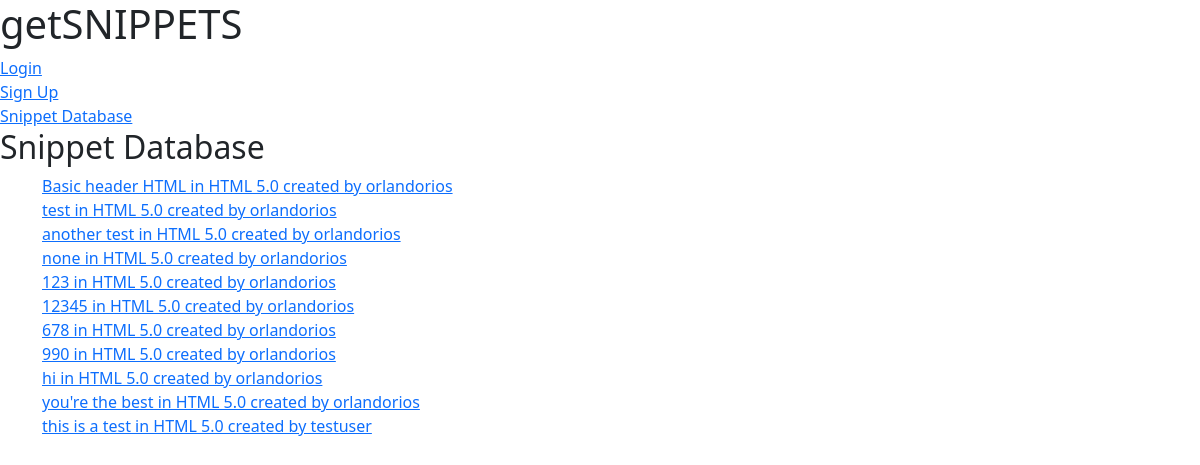
The app's page /, older data.
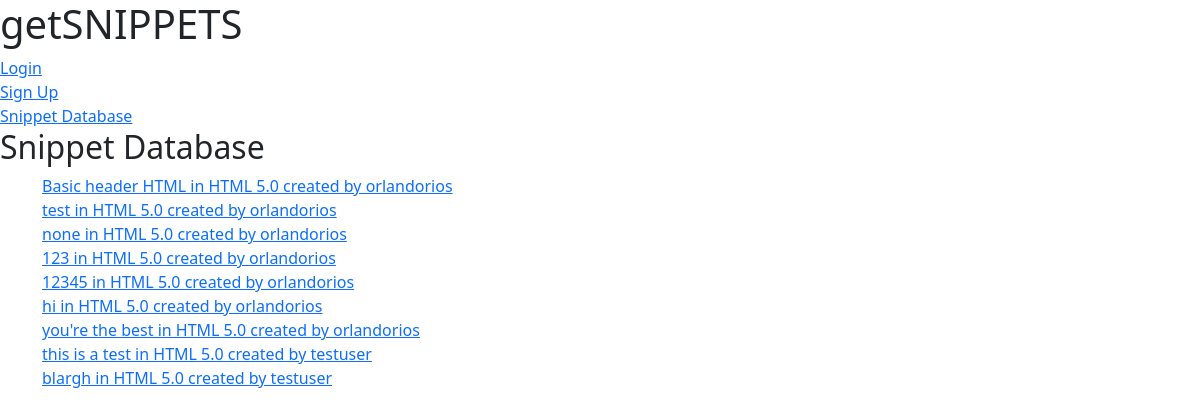
The same page, newer data.
### snippets/models.py (models this page shows)
class Snippet(models.Model):
    code = models.TextField()
    description = models.CharField(max_length=512)
    language = models.ForeignKey('Language',
    on_delete=models.CASCADE, related_name="snippets", blank=True, null=True)
    users = models.ManyToManyField('User', related_name='snippets')
    author = models.ForeignKey('User', on_delete=models.CASCADE, related_name="user_snippet")
    parent = models.ForeignKey('Snippet', on_delete=models.SET_NULL, related_name="fork",
        blank=True, null=True)
    def __str__(self):
        return f'{self.description} in {self.language} created by {self.author}'
    def is_user_favorite(self, user):
        for favorite in self.favorites.all():
            if favorite.snippet == self:
                return True

class Language(models.Model):
    name = models.CharField(max_length=255)
    version = models.FloatField(blank=True, null=True)
    def __str__(self):
        return f'{self.name} {self.version}'

class User(BaseUser):
    pass

### snippets/views.py (the view)
# urls.py: path('', include('snippets.urls')),
def snippets(request):
    snippets = Snippet.objects.all()
    favorite_snippets=[snippet for snippet in snippets if snippet.is_user_favorite(request.user)]
    return render(request, 'snippets/snippets.html', {'snippets': snippets, 'favorite_snippets': favorite_snippets})

### templates/snippets/snippets.html (shortened to what this page needs)
{% extends "base.html" %}
{% block content %}
<h2>Snippet Database</h2>
<div class="container">
    {% for snippet in snippets %}
    <div class="snippet-box">
        <a class="snippet-name" href="{% url 'snippet_detail' pk=snippet.pk %}"> {{ snippet }} </a>
    </div>
    {% endfor %}
</div>
{% endblock %}

Row changes from the older to the newer data that the page shows:
removed Snippet: description+language+author "another test in HTML 5.0 created by orlandorios"
removed Snippet: description+language+author "678 in HTML 5.0 created by orlandorios"
removed Snippet: description+language+author "990 in HTML 5.0 created by orlandorios"
added Snippet: description+language+author "blargh in HTML 5.0 created by testuser"
